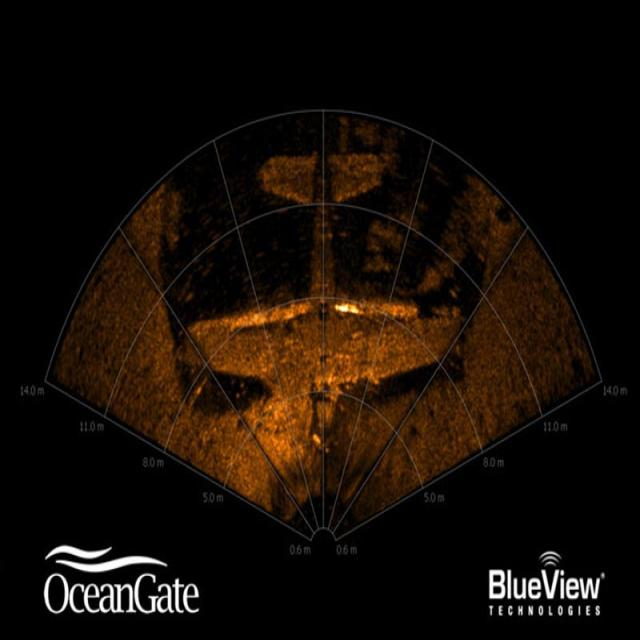
#> input picture dataset2/train/images/000020_jpg.rf.1ced707d96c9a62ba1e41d4ab9c96d5c.jpg, 640 x 640 px
$ jupyter execute noise_filtering.ipynb
#> lines starting #> are read from the running program, lines starting #| are printed output that depends on the picture; long printed decimals are rounded
# OceanScan - Noise Filtering

Side-scan sonar images carry **speckle**, salt-and-pepper and Gaussian noise. This notebook builds a reusable `preprocess_for_model` function that cleans an image so it is **model-ready**:

1. **Median filter** - removes speckle / salt-and-pepper noise (sonar-typical)
2. **Bilateral filter** - edge-preserving smoothing (keeps target edges sharp)
3. **Light CLAHE** - gentle local contrast (clip 1.2, 16x16 tiles) so flat areas are not over-amplified

> Note: a full-range global stretch is *off by default*. These (synthetic) images are already fairly clean, so aggressive stretching only re-amplifies faint seabed texture into visible grain. Use `stretch=True` only for genuinely dark/noisy imagery.

The same function is used at **prediction time**: a new image is noise-filtered *first*, then passed to the trained model.

It also batch-processes the whole `dataset2/` folder into **`output/noise_filter/train_noise_filter/`** (`train` + `valid`), copying YOLO labels unchanged (bounding-boxes are normalized, so they stay valid after denoising/resizing).

## 1. Imports

[cell 1]
import cv2
import numpy as np
import matplotlib.pyplot as plt
import pandas as pd
from pathlib import Path
import shutil
from tqdm import tqdm

## 2. The noise-filtering function

`filter_noise(image, ...)` - pure filtering (Median -> Bilateral -> light CLAHE)

`preprocess_for_model(image, ...)` - the **prediction-time** entry point: loads, filters, resizes to `(target_h, target_w)` and returns a clean uint8 3-channel (BGR) image ready for the model. Pass `as_float=True` to get a `float32` array in `[0, 1]`.

[cell 2]
def filter_noise(
    image,
    median_ksize=5,          # odd int, kernel for median blur (speckle removal)
    bilateral_d=9,           # bilateral filter diameter
    sigma_color=50,          # gray-level sigma (color similarity)
    sigma_space=50,          # spatial sigma
    enable_clahe=True,       # light local contrast enhancement
    clahe_clip=1.2,          # lower clip = gentler contrast (noise-safe)
    clahe_tile=(16, 16),     # larger tiles = broader context, less texture boosting
    stretch=False,           # optional global stretch to [0,255] (off by default)
    stretch_percentile=1.0,  # pixels clipped at each end when stretch=True
    to_float=False,          # True -> return float32 in [0,1]
):
    """Clean a side-scan sonar image: Median -> Bilateral -> light CLAHE.

    Accepts an ndarray (BGR or grayscale) and returns a uint8 BGR 3-channel
    image with the same spatial shape, or float32 [0,1] if to_float=True.
    """
    if isinstance(image, (str, Path)):
        image = cv2.imread(str(image), cv2.IMREAD_UNCHANGED)
        if image is None:
            raise ValueError(f"Could not read image: {image}")

    # Normalize to a single BGR 3-channel array
    if image.ndim == 2:
        bgr = cv2.cvtColor(image, cv2.COLOR_GRAY2BGR)
    elif image.ndim == 3 and image.shape[2] == 4:
        bgr = cv2.cvtColor(image, cv2.COLOR_BGRA2BGR)
    else:
        bgr = np.ascontiguousarray(image)

    # Sonar is effectively grayscale: denoise on a single channel (faster + stable)
    gray = cv2.cvtColor(bgr, cv2.COLOR_BGR2GRAY)

    # 1) Median blur - kills speckle / salt-and-pepper
    denoised = cv2.medianBlur(gray, median_ksize)

    # 2) Bilateral filter - smooths remaining Gaussian noise, preserves edges
    denoised = cv2.bilateralFilter(
        denoised, bilateral_d, sigma_color, sigma_space
    )

    # 3) Light CLAHE - gentle local contrast (default on, low clip / big tiles)
    if enable_clahe:
        clahe = cv2.createCLAHE(clipLimit=clahe_clip, tileGridSize=clahe_tile)
        denoised = clahe.apply(denoised)

    # 4) Optional global stretch to [0,255] - off by default to keep range natural
    if stretch:
        lo = np.percentile(denoised, stretch_percentile)
        hi = np.percentile(denoised, 100 - stretch_percentile)
        denoised = np.clip(
            (denoised.astype(np.float32) - lo) * (255.0 / max(hi - lo, 1)),
            0, 255,
        ).astype(np.uint8)

    out = cv2.merge([denoised] * 3)  # back to BGR 3-channel (model input)
    if to_float:
        return out.astype(np.float32) / 255.0
    return out


def preprocess_for_model(
    image,
    target_w=1024,
    target_h=1024,
    as_float=False,
    **filter_kwargs,
):
    """Prediction-time preprocessing: noise-filter, then resize to model input size.

    Returns a clean uint8 BGR 3-channel image of shape (target_h, target_w, 3),
    or a float32 [0,1] array when as_float=True.
    """
    cleaned = filter_noise(image, to_float=False, **filter_kwargs)
    cleaned = cv2.resize(
        cleaned, (target_w, target_h), interpolation=cv2.INTER_AREA
    )
    if as_float:
        return cleaned.astype(np.float32) / 255.0
    return cleaned

## 3. Test on a sample - before / after

[cell 3]
ROOT = Path(r"D:\1. Project Program\1.SIH\OceanScan")
SRC = ROOT / "dataset2"
DST = ROOT / "output" / "noise_filter" / "train_noise_filter"
SUBSETS = ["train", "valid"]

sample = next((SRC / "train" / "images").glob("*"))
img = cv2.imread(str(sample))
#> img is the input picture: shape (640, 640, 3); mean B, G, R 6, 13, 22
cleaned = preprocess_for_model(img)
#> in filter_noise, `gray = cv2.cvtColor(bgr, cv2.COLOR_BGR2GRAY)`:
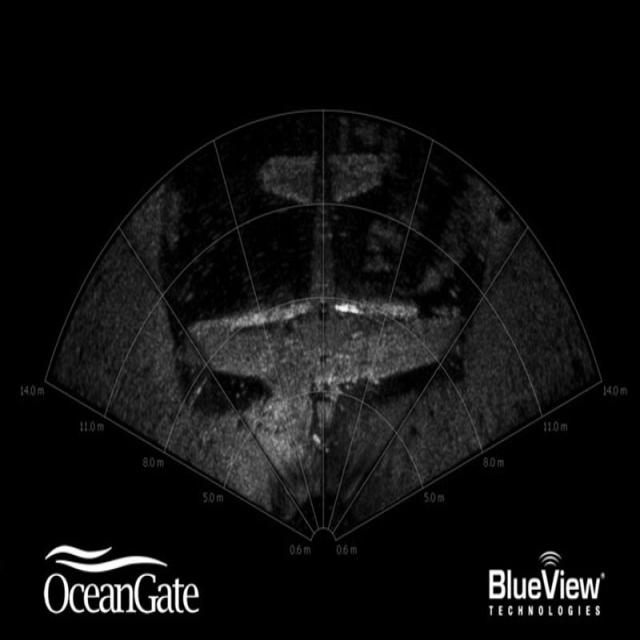
#> gray: shape (640, 640); min 0, max 255, mean 14.9
#> in filter_noise, `denoised = clahe.apply(denoised)`:
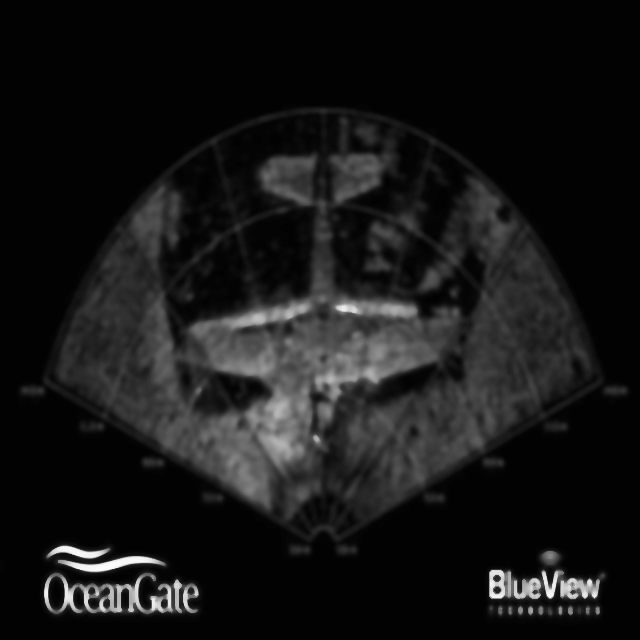
#> denoised: shape (640, 640); min 1, max 252, mean 22.5

fig, axes = plt.subplots(1, 2, figsize=(12, 6))
for ax, title, im in zip(axes, ["Original", "Noise-filtered (model-ready)"],
                         [img, cleaned]):
    ax.imshow(cv2.cvtColor(im, cv2.COLOR_BGR2RGB))
    ax.set_title(title)
    ax.axis("off")
#> this loop made 2 passes
#> title on passes 1 to 2: 'Original', 'Noise-filtered (model-ready)'
print("Sample       :", sample.name)
print("Input shape  :", img.shape, img.dtype)
#| Input shape  : (640, 640, 3) uint8
print("Output shape :", cleaned.shape, cleaned.dtype)
#| Output shape : (1024, 1024, 3) uint8
print("Output range : [%d, %d]" % (cleaned.min(), cleaned.max()))
#| Output range : [1, 252]
plt.tight_layout()
plt.show()
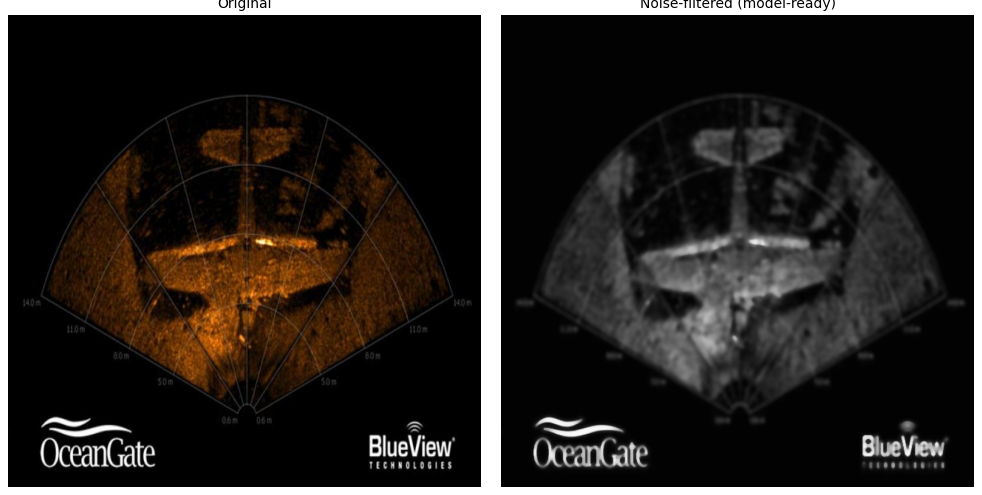
#> figure drawn by matplotlib, 2 panels

## 4. Labels stay valid

YOLO labels are normalized and unaffected by denoising or resize. We verify every image has its matching label file.

[cell 4]
missing = []
for subset in SUBSETS:
    img_dir = SRC / subset / "images"
    lbl_dir = SRC / subset / "labels"
    for img_p in sorted(img_dir.iterdir()):
        lbl_p = lbl_dir / img_p.with_suffix(".txt").name
        if not lbl_p.exists():
            missing.append(str(lbl_p))

print(f"Missing label files: {len(missing)}")
if missing:
    print(*missing[:10], sep="\n")

## 5. Batch-process the full dataset -> `output/noise_filter/train_noise_filter/`

[cell 5]
def process_dataset(src, dst, subsets=None, overwrite=False):
    """Filter all images in src into dst, preserving the images/ labels/ layout.
    YOLO label .txt files are copied unchanged (normalized coords stay valid).
    """
    src = Path(src)
    dst = Path(dst)
    subsets = subsets or [d.name for d in src.iterdir() if d.is_dir()]
    processed, skipped = 0, 0

    for subset in subsets:
        in_img = src / subset / "images"
        in_lbl = src / subset / "labels"
        out_img = dst / subset / "images"
        out_lbl = dst / subset / "labels"
        out_img.mkdir(parents=True, exist_ok=True)
        out_lbl.mkdir(parents=True, exist_ok=True)

        files = sorted(in_img.glob("*.png")) + sorted(in_img.glob("*.jpg"))
        for img_p in tqdm(files, desc=subset):
            out_p = out_img / img_p.name
            if out_p.exists() and not overwrite:
                skipped += 1
                continue
            img = cv2.imread(str(img_p))
            cleaned = preprocess_for_model(img)
            if not cv2.imwrite(str(out_p), cleaned):
                raise IOError(f"Failed to write {out_p}")
            processed += 1

        for lbl_p in in_lbl.glob("*.txt"):
            shutil.copy2(str(lbl_p), str(out_lbl / lbl_p.name))

    print(f"Processed: {processed} | Skipped (exists): {skipped}")
    return processed, skipped


processed, skipped = process_dataset(SRC, DST, subsets=SUBSETS)
print(f"Output root: {DST}")

## 6. Verify output

[cell 6]
rows = []
for subset in SUBSETS:
    imgs = list((DST / subset / "images").glob("*"))
    lbls = list((DST / subset / "labels").glob("*.txt"))
    rows.append({"subset": subset, "images": len(imgs), "labels": len(lbls)})

report = pd.DataFrame(rows)
report["total_size_MB"] = report["subset"].apply(
    lambda s: round(
        sum(f.stat().st_size for f in (DST / s).rglob("*") if f.is_file()) / 1e6, 1
    )
)
print(report.to_string(index=False))

## 7. Prediction-time usage (for your model)

When you have the trained model, load it, then pass each incoming image through `preprocess_for_model` **before** inference:

```python
model_input = preprocess_for_model("path/to/new_image.png", target_w=1024, target_h=1024, as_float=True)
pred = model.predict(model_input)
```

[cell 7]
# Demo: single image on the fly (same path the model will use)
demo = preprocess_for_model(
    next((SRC / "valid" / "images").glob("*")),
    as_float=True,
)
#> call 2 of filter_noise, with median_ksize = 5, bilateral_d = 9, sigma_color = 50, sigma_space = 50, enable_clahe = True, clahe_clip = 1.2, clahe_tile = (16, 16), stretch = False
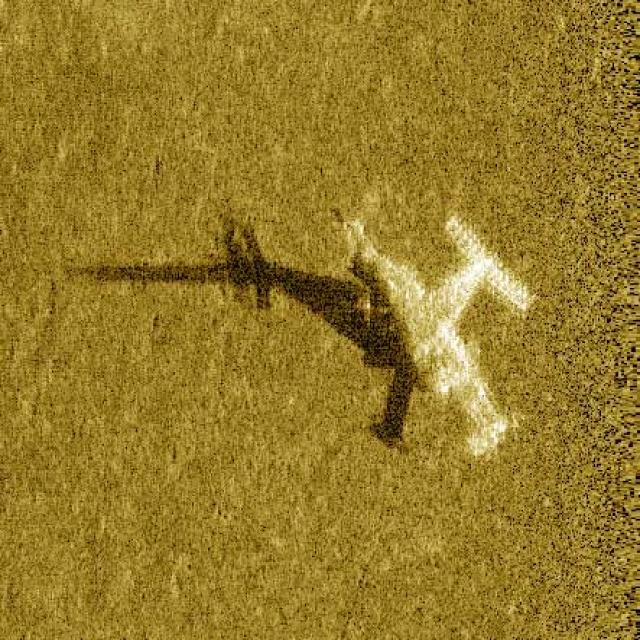
#> input picture dataset2/text/images/000012_jpg.rf.b76b3c145d081a2a8ae2601c202bdc84.jpg, 640 x 640 px
#> in filter_noise, image is the input picture: shape (640, 640, 3); mean B, G, R 42.4, 123.3, 149.6
#> in filter_noise (call 2), `gray = cv2.cvtColor(bgr, cv2.COLOR_BGR2GRAY)`:
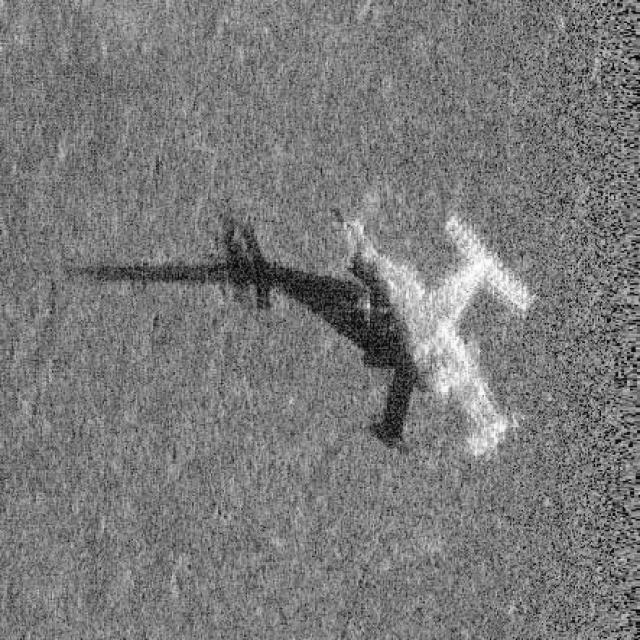
#> gray: shape (640, 640); min 3, max 254, mean 121.9
#> in filter_noise (call 2), `denoised = cv2.medianBlur(gray, median_ksize)`:
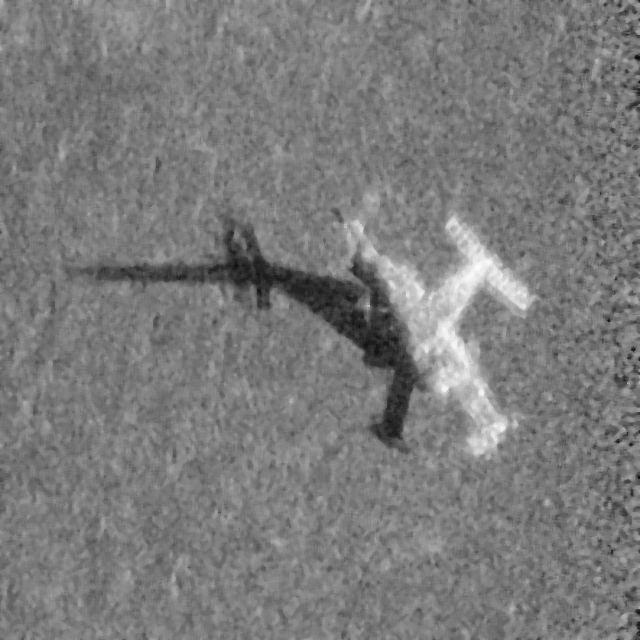
#> denoised: shape (640, 640); min 13, max 252, mean 123
#> in filter_noise (call 2), `denoised = clahe.apply(denoised)`:
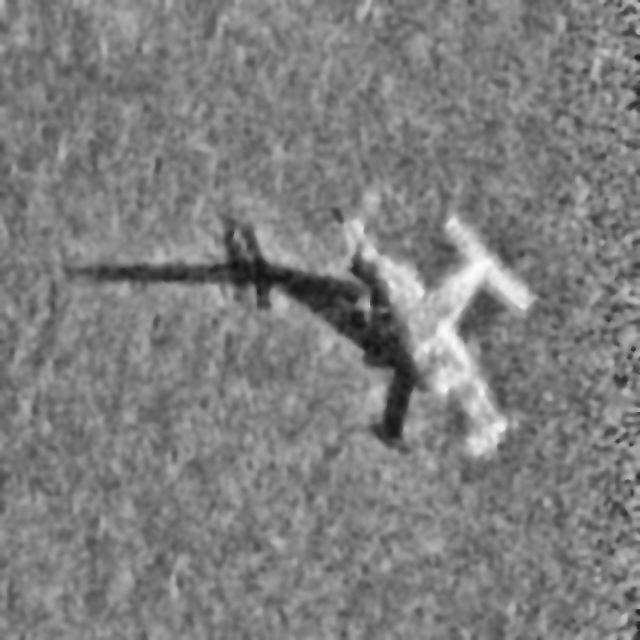
#> denoised: shape (640, 640); min 19, max 252, mean 126.3
print("Model-ready input:", demo.shape, demo.dtype, "| range:", demo.min(), demo.max())
#| Model-ready input: (1024, 1024, 3) float32 | range: 0.07451 0.9882
